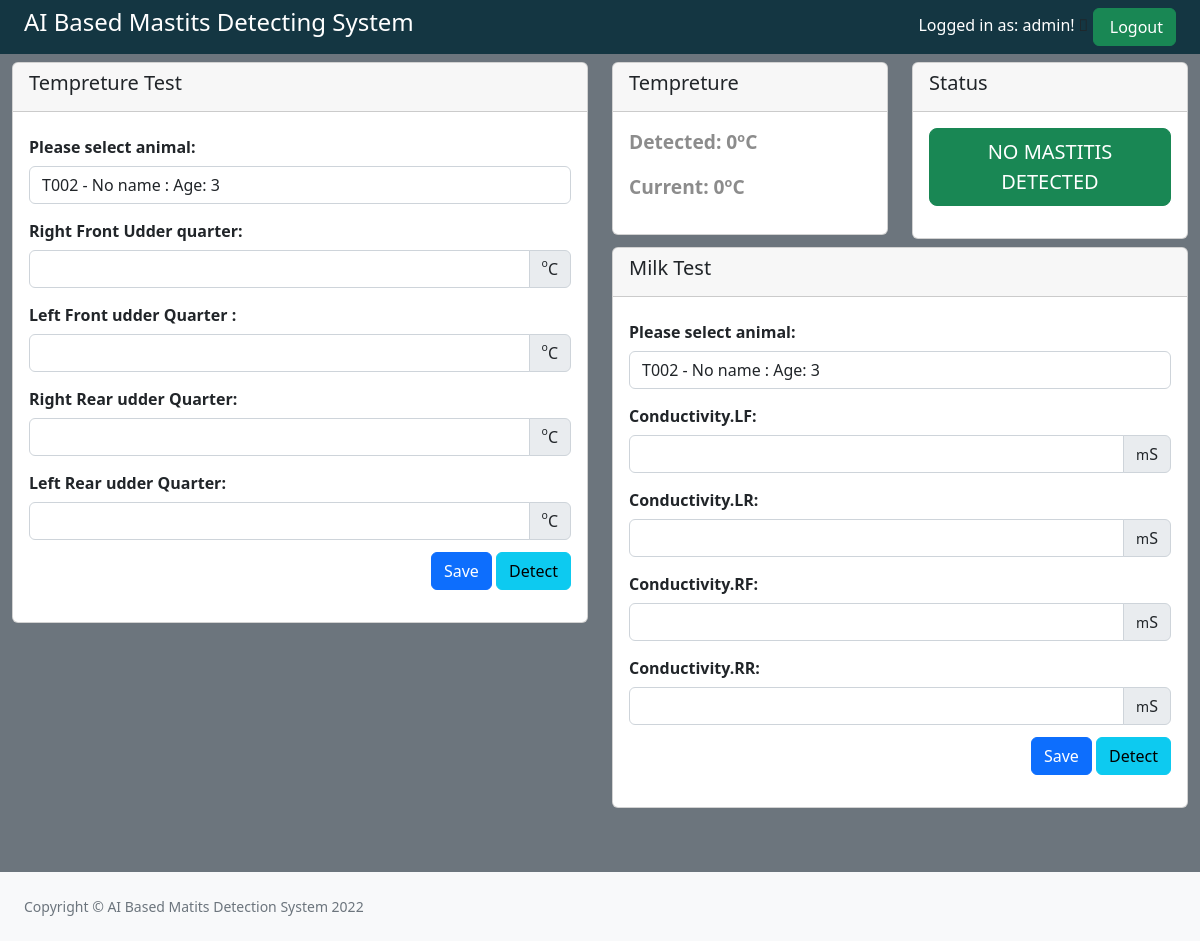
Page /dashboard/ (signed in) on the earlier database version.
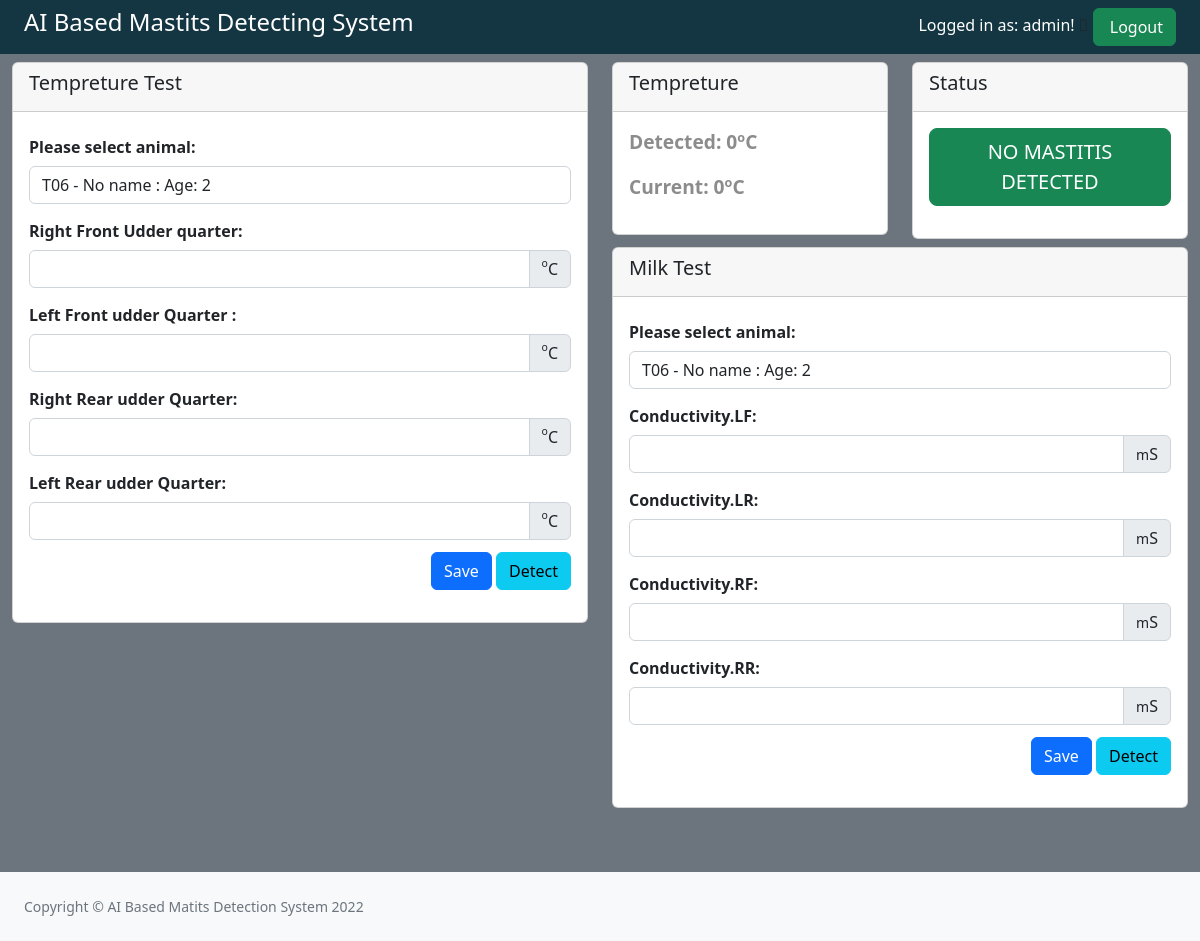
Same page on the later database version.
### api/models.py (models this page shows, shortened)
class Animal(models.Model):
    animal_number = models.CharField(max_length=200)
    animal_name = models.CharField(max_length=200, null=True, blank=True)
    date_of_birth = models.DateField()
    created = models.DateTimeField(auto_now_add=True)

### webapp/views.py (the view)
# urls.py: path('dashboard/', views.dashboard, name="dashboard"),
def dashboard(request):
  if not request.user.is_authenticated:
    return redirect('/?error=Invalid entry, please login first')
  animals = _api.getAllAnimals(request)
  return render(request, "dashboard.html", {
    "animals": animals
  })

### api/API.py (called while the page is built)
    def getAllAnimals(self, request):
        results = []
        animals = Animal.objects.all().order_by("-id")
        for animal in animals:
            birthdate = animal.date_of_birth
            today = date.today()
            age = today.year - birthdate.year - ((today.month, today.day) < (birthdate.month, birthdate.day))
            animal_name = animal.animal_name if animal.animal_name else "No name"
            animal_item = {
                "id": animal.pk,
                "animal_number": animal.animal_number,
                "age": age,
                "animal_name": animal_name,
                "date_of_birth": animal.date_of_birth,
                "created": animal.created
            }
            results.append(animal_item)
        return results

### templates/dashboard.html (shortened to what the changed rows need)
{% load static %}
<!DOCTYPE HTML><html>
<head>
<link href="{% static 'css/bootstrap.min.css' %}" rel="stylesheet"/>
<link href="{% static 'css/font-awesome.min.css' %}" rel="stylesheet"/>
<link href="{% static 'css/style.css' %}" rel="stylesheet"/>
</head>
<body class="bg-secondary">
<div class="container-fluid">
  <div class="row mt-2">
  <div class="col-md-6">
    <div class="card mb-2">
      <div class="card-body">
        <form id="tempreture-test-form">
          <div class="mb-2">
            <label for="staticEmail" class="col-form-label"><b>Please select animal:</b></label>
          <select id="tempreture-animal" class="form-control">
          {% for animal in animals %}
             <option value="{{ animal.id }}">{{ animal.animal_number }} - {{ animal.animal_name }} : Age: {{ animal.age }}</option>
          {%endfor %}
          </select>
        </div>
      </form>
      </div>
    </div>
  </div>
  <div class="col-md-6">
    <div class="card mb-2">
       <div class="card-body">
       <form id="milk-test-form">
        <div class="mb-2">
          <label for="staticEmail" class="col-form-label"><b>Please select animal:</b></label>
        <select id="milk-animal" class="form-control">
        {% for animal in animals %}
            <option value="{{ animal.id }}">{{ animal.animal_number }} - {{ animal.animal_name }} : Age: {{ animal.age }}</option>
        {%endfor %}
        </select>
      </div>
    </form>
      </div>
    </div>
  </div>
</div>
</div>
<p></p><br>
</body>
</html>

Differences in the rows shown:
no longer on this page (row unchanged): Animal: animal_number "T002 - No name : Age: 3"
added Animal: animal_number "T06 - No name : Age: 2"
